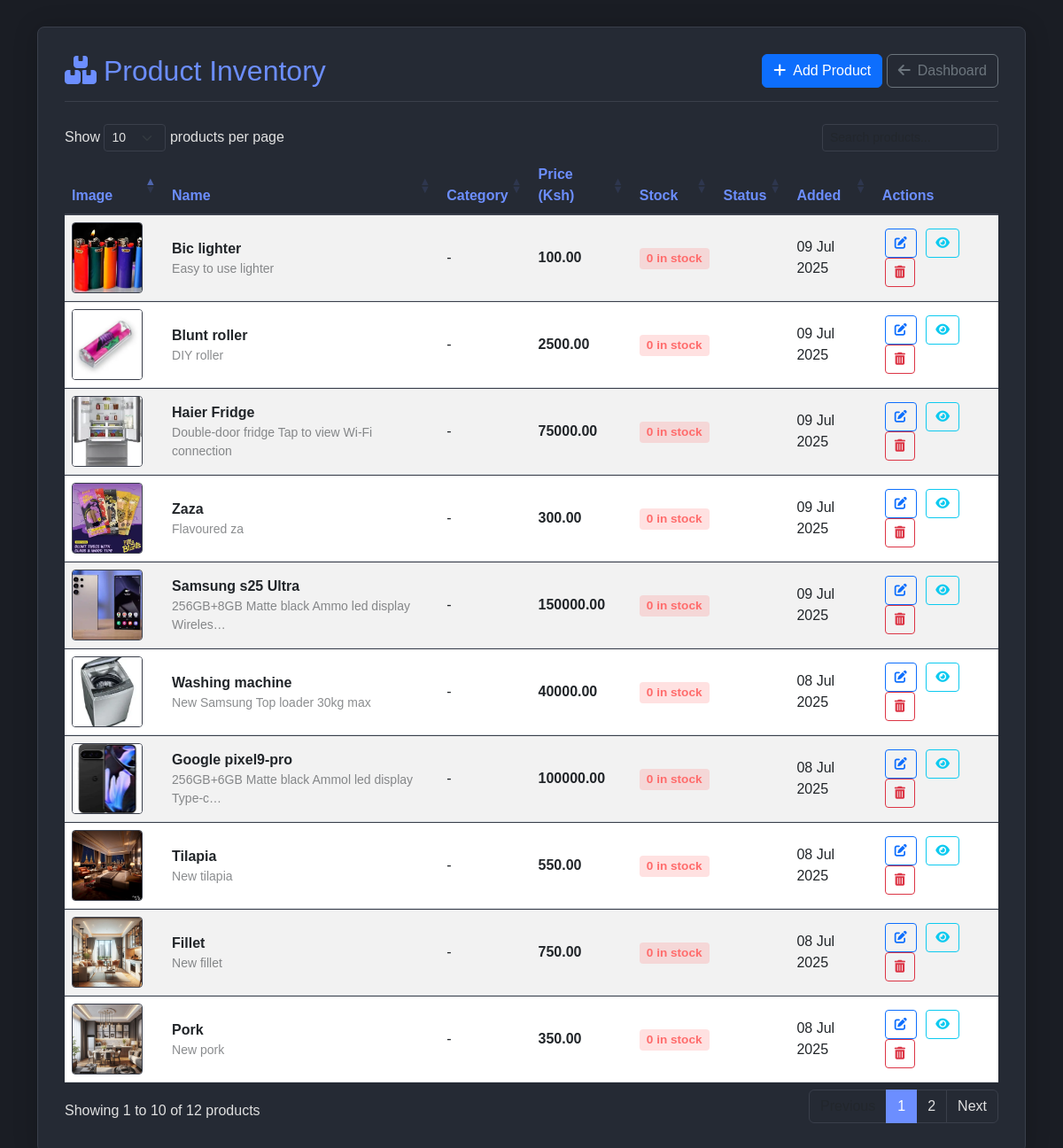
Screenshot of /view-products/ (signed in) with the database file from the repository.
### core/models.py (models this page shows, shortened)
class Product(models.Model):
    name = models.CharField(max_length=255)
    description = models.TextField(blank=True, null=True)
    price = models.DecimalField(max_digits=10, decimal_places=2)
    discount_price = models.DecimalField(max_digits=10, decimal_places=2, blank=True, null=True)
    stock = models.PositiveIntegerField(default=0)
    category = models.CharField(max_length=100, blank=True, null=True)
    is_featured = models.BooleanField(default=False)
    is_active = models.BooleanField(default=True)
    image = models.ImageField(upload_to='products/', blank=True, null=True)
    created_at = models.DateTimeField(auto_now_add=True)

### core/views.py (the view)
# urls.py: path('view-products/', views.product_list, name='view_products'),
@login_required(login_url='/')
def product_list(request):
    products = Product.objects.all().order_by('-created_at')
    return render(request, 'view_products.html', {'products': products})

### core/templates/view_products.html (shortened to what this page needs)
<!DOCTYPE html>
<html lang="en">
<head>
  <link href="https://cdn.jsdelivr.net/npm/bootstrap@5.3.0/dist/css/bootstrap.min.css" rel="stylesheet">
  <link rel="stylesheet" href="https://cdnjs.cloudflare.com/ajax/libs/font-awesome/6.4.0/css/all.min.css">
  <link rel="stylesheet" href="https://cdn.datatables.net/1.13.6/css/dataTables.bootstrap5.min.css">
</head>
<body>
  <div class="container">
    <div class="product-container">
      <div class="page-header">
        <h2><i class="fas fa-boxes me-2"></i>Product Inventory</h2>
        <div>
          <a href="{% url 'add_product' %}" class="btn btn-primary">
            <i class="fas fa-plus me-2"></i>Add Product
          </a>
          <a href="{% url 'dashboard' %}" class="btn btn-outline-secondary">
            <i class="fas fa-arrow-left me-2"></i>Dashboard
          </a>
        </div>
      </div>
      {% if products %}
        <div class="table-responsive">
          <table id="productsTable" class="table table-striped table-hover" style="width:100%">
            <thead>
              <tr>
                <th>Image</th>
                <th>Name</th>
                <th>Category</th>
                <th>Price (Ksh)</th>
                <th>Stock</th>
                <th>Status</th>
                <th>Added</th>
                <th>Actions</th>
              </tr>
            </thead>
            <tbody>
              {% for product in products %}
                <tr>
                  <td>
                    {% if product.image %}
                      <img src="{{ product.image.url }}" alt="{{ product.name }}" class="product-image">
                    {% else %}
                      <div class="text-muted">No Image</div>
                    {% endif %}
                  </td>
                  <td>
                    <strong>{{ product.name }}</strong>
                    <div class="text-muted small">{{ product.description|truncatechars:50 }}</div>
                  </td>
                  <td>{{ product.category|default:"-" }}</td>
                  <td>
                    <strong>{{ product.price }}</strong>
                  </td>
                  <td>
                    <span class="badge {% if product.stock > 10 %}bg-success{% elif product.stock > 0 %}bg-warning{% else %}bg-danger{% endif %} badge-stock">
                      {{ product.stock }} in stock
                    </span>
                  </td>
                  <td>
                  </td>
                  <td>{{ product.created_at|date:"d M Y" }}</td>
                  <td class="action-buttons">
                    <a href="{% url 'edit_product' product.pk %}" class="btn btn-sm btn-outline-primary" title="Edit">
                      <i class="fas fa-edit"></i>
                    </a>
                    <a href="{% url 'view_product' product.pk %}" class="btn btn-sm btn-outline-info" title="View">
                      <i class="fas fa-eye"></i>
                    </a>
                    <a href="{% url 'delete_product' product.pk %}" class="btn btn-sm btn-outline-danger" title="Delete">
                      <i class="fas fa-trash-alt"></i>
                    </a>
                  </td>
                </tr>
              {% endfor %}
            </tbody>
          </table>
        </div>
      {% endif %}
    </div>
  </div>
</body>
</html>

### core/templates/view_products.html (style rules this page uses)
:root { --primary-color: #6c8eff; --secondary-color: #252a34; --accent-color: #4d6cf5; --text-color: #e0e0e0; --bg-color: #1a1d24; --card-color: #252a34; --border-color: #3a3f4b; --success-color: #6ee7b7; --warning-color: #fcd34d; --danger-color: #ff6b6b; --info-color: #7dd3fc; }
body { font-family: 'Nunito', sans-serif; background-color: var(--bg-color); color: var(--text-color); }
.product-container { max-width: 1200px; margin: 30px auto; padding: 30px; background: var(--card-color); border-radius: 8px; box-shadow: 0 0.15rem 1.75rem 0 rgba(0, 0, 0, 0.2); border: 1px solid var(--border-color); }
.page-header { border-bottom: 1px solid var(--border-color); padding-bottom: 15px; margin-bottom: 25px; display: flex; justify-content: space-between; align-items: center; }
.page-header h2 { color: var(--primary-color); margin: 0; }
.product-image { width: 80px; height: 80px; object-fit: cover; border-radius: 4px; border: 1px solid var(--border-color); }
.action-buttons .btn { padding: 5px 10px; margin: 0 3px; transition: all 0.2s; }
.badge-stock { font-size: 0.85em; padding: 5px 8px; border-radius: 4px; }
.table { color: var(--text-color); }
.table th { background-color: var(--card-color); font-weight: 600; color: var(--primary-color); border-bottom: 1px solid var(--border-color); }
.table td { border-top: 1px solid var(--border-color); vertical-align: middle; }
.table-striped tbody tr:nth-of-type(odd) { background-color: rgba(108, 142, 255, 0.05); }
.table-responsive { overflow-x: auto; }
.text-muted { opacity: 0.7; }
.bg-danger { background-color: rgba(255, 107, 107, 0.2) !important; color: var(--danger-color) !important; }

### rows the page displays
Product: image (picture), name "Bic lighter", description "Easy to use lighter", category "-", price "100.00", stock "0", created_at "09 Jul 2025"
Product: image (picture), name "Blunt roller", description "DIY roller", category "-", price "2500.00", stock "0", created_at "09 Jul 2025"
Product: image (picture), name "Haier Fridge", description "Double-door fridge Tap to view Wi-Fi connection", category "-", price "75000.00", stock "0", created_at "09 Jul 2025"
Product: image (picture), name "Zaza", description "Flavoured za", category "-", price "300.00", stock "0", created_at "09 Jul 2025"
Product: image (picture), name "Samsung s25 Ultra", description "256GB+8GB Matte black Ammo led display Wireles…", category "-", price "150000.00", stock "0", created_at "09 Jul 2025"
Product: image (picture), name "Washing machine", description "New Samsung Top loader 30kg max", category "-", price "40000.00", stock "0", created_at "08 Jul 2025"
Product: image (picture), name "Google pixel9-pro", description "256GB+6GB Matte black Ammol led display Type-c…", category "-", price "100000.00", stock "0", created_at "08 Jul 2025"
Product: image (picture), name "Tilapia", description "New tilapia", category "-", price "550.00", stock "0", created_at "08 Jul 2025"
Product: image (picture), name "Fillet", description "New fillet", category "-", price "750.00", stock "0", created_at "08 Jul 2025"
Product: image (picture), name "Pork", description "New pork", category "-", price "350.00", stock "0", created_at "08 Jul 2025"
